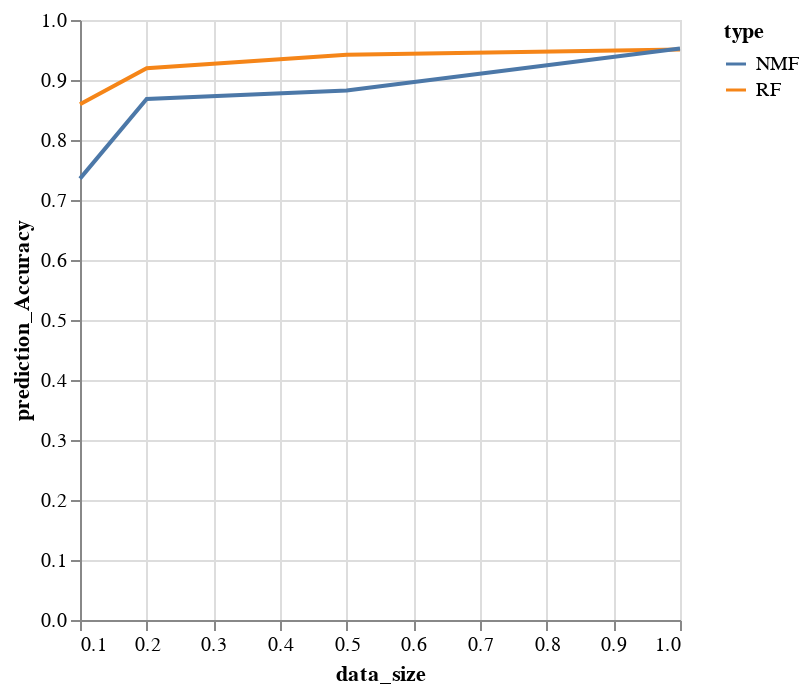

Source (notebook cell):
### Code cell
alt.Chart(plotDF).mark_line().encode(x='data_size',y='prediction_Accuracy', color='type')

### Figure 1 — Vega-Lite specification as saved in the notebook (floating-point values rounded to 4 significant figures)
{"config": {"view": {"continuousWidth": 300, "continuousHeight": 300}}, "data": {"name": "data-1b9b1e4f903d6506ac39465b83ac63b0"}, "mark": {"type": "line"}, "encoding": {"color": {"field": "type", "type": "nominal"}, "x": {"field": "data_size", "type": "quantitative"}, "y": {"field": "prediction_Accuracy", "type": "quantitative"}}, "$schema": "https://vega.github.io/schema/vega-lite/v5.8.0.json", "datasets": {"data-1b9b1e4f903d6506ac39465b83ac63b0": [{"data_size": 1.0, "prediction_Accuracy": 0.951, "type": "RF"}, {"data_size": 1.0, "prediction_Accuracy": 0.9523, "type": "NMF"}, {"data_size": 0.5, "prediction_Accuracy": 0.9423, "type": "RF"}, {"data_size": 0.5, "prediction_Accuracy": 0.8826, "type": "NMF"}, {"data_size": 0.2, "prediction_Accuracy": 0.9197, "type": "RF"}, {"data_size": 0.2, "prediction_Accuracy": 0.8685, "type": "NMF"}, {"data_size": 0.1, "prediction_Accuracy": 0.8595, "type": "RF"}, {"data_size": 0.1, "prediction_Accuracy": 0.7356, "type": "NMF"}]}}
